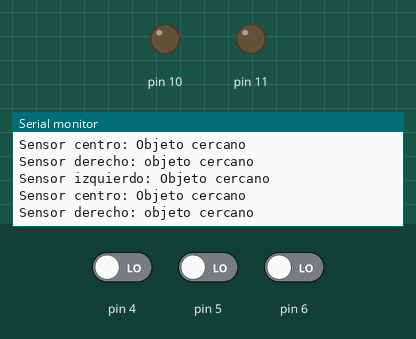
This sketch was run on a simulated Arduino Uno, built with avr-gcc and run on an emulated ATmega328P. On the bench: output pins drawn as LEDs (lit = HIGH), the last lines printed to the serial monitor. Inputs (shaded band) come from the test bench; at power-on: pin 4 LOW, pin 5 LOW, pin 6 LOW.

Above: at 2.8 s.
2.9 s: pin 4 driven HIGH
5.6 s: pin 5 driven HIGH
8.7 s: pin 6 driven HIGH
At 10.0 s:
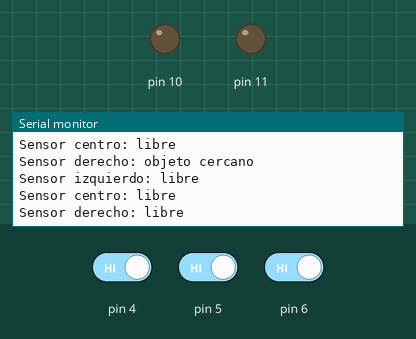
11.7 s: pin 4 driven LOW and pin 5 driven LOW
15.8 s: pin 4 driven HIGH and pin 6 driven LOW
At 16.9 s:
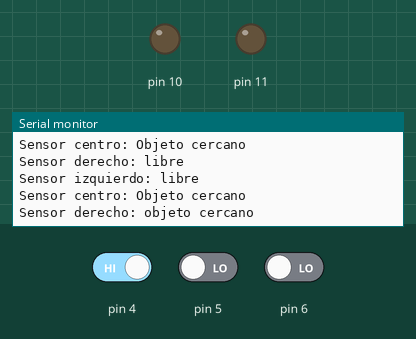

Measured:
- after the input at 8.7 s, the serial monitor: prints a new line after 0.56 s (image 1)
- after the input at 15.8 s, the serial monitor: prints a new line after 0.53 s (image 2)

The sketch:

codigo.ino
```cpp
// Inicio de programa para checar sensores bebes uwu
void setup()
{
    pinMode(4, INPUT);
    pinMode(5, INPUT);
    pinMode(6, INPUT);
    pinMode(10, OUTPUT);
    pinMode(11, OUTPUT);
    digitalWrite(10, LOW);
    digitalWrite(11, LOW);
    // iniciar la comunicacion serial en 9600 bits per second:
    Serial.begin(9600);
}
// el lopp se ejecuta una y otra vez BEBE uwu :
void loop()
{
    // leer entrada en el ping 0:
    int sensorValue0 = digitalRead(4);
    int sensorValue1 = digitalRead(5);
    int sensorValue2 = digitalRead(6);
    // imprime el valor leido :
    if (sensorValue0 == HIGH)
    {
        Serial.print("Sensor izquierdo: ");
        Serial.println("libre");
    }
    else
    {
        Serial.print("Sensor izquierdo: ");
        Serial.println("Objeto cercano");
    }
    if (sensorValue1 == HIGH)
    {
        Serial.print("Sensor centro: ");
        Serial.println("libre");
    }
    else
    {
        Serial.print("Sensor centro: ");
        Serial.println("Objeto cercano");
    }
    if (sensorValue2 == HIGH)
    {
        Serial.print("Sensor derecho: ");
        Serial.println("libre");
    }
    else
    {
        Serial.print("Sensor derecho: ");
        Serial.println("objeto cercano");
    }
    delay(1000); // tiempo de estabuilidad :V deal izzi
}
```
